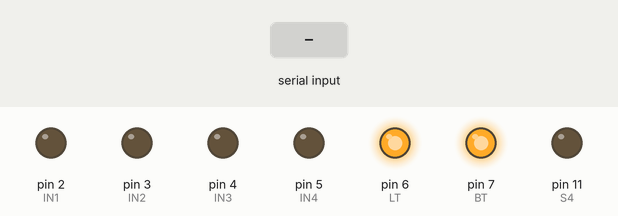
Simulated run of this sketch. Board: Arduino Uno, built with avr-gcc and run on an emulated ATmega328P. Shown: output pins drawn as LEDs (lit = HIGH). Dashed ring = blinking. Inputs (shaded band) come from the test bench. Pins used as bus, display or sensor lines are not drawn.

Above: at 1.2 s.
1.3 s: "90,45\n" received over Serial
At 2.9 s:
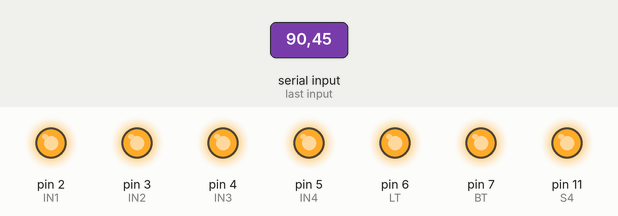
4.3 s: "30,150\n" received over Serial
At 4.95 s:
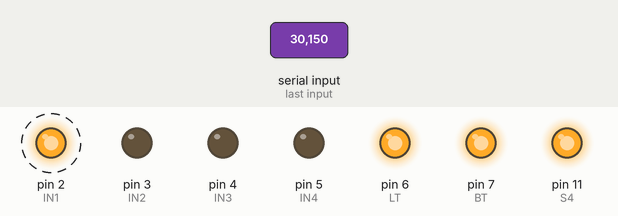
7.3 s: "90\n" received over Serial
At 7.85 s:
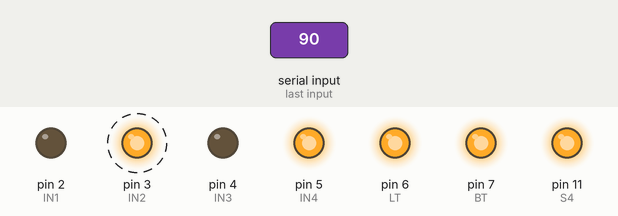
8.9 s: "200\n" received over Serial
At 9.4 s:
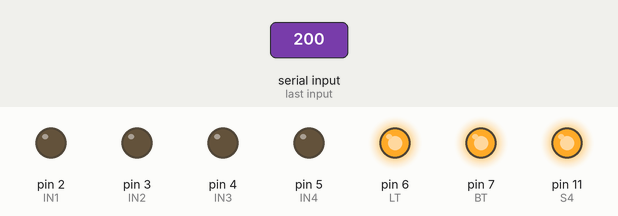
Timing chart, 0 to 11.5 s (numbered marks = the images above; inputs shaded):
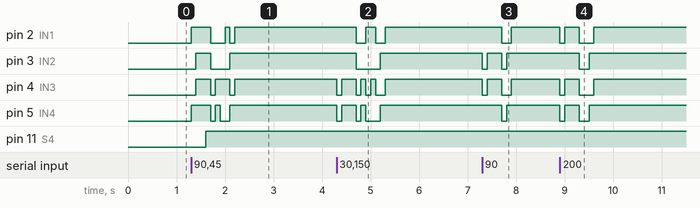

Measured:
- after the input at 1.3 s, pin 2 (IN1): goes HIGH 0.40 s, LOW 0.30 s, HIGH 0.10 s, LOW 0.10 s, then HIGH, starting at once; pin 3 (IN2): LOW → HIGH after 0.10 s, → LOW 0.30 s later, → HIGH 0.40 s later
- after the input at 4.3 s, pin 2 (IN1): alternates HIGH for 0.20 s and LOW for 0.20 s, 4 changes in all, then stays HIGH, starting after 0.40 s; pin 3 (IN2): HIGH → LOW after 0.40 s, → HIGH 0.50 s later
- after the input at 7.3 s, pin 2 (IN1): HIGH → LOW after 0.40 s, → HIGH 0.20 s later; pin 3 (IN2): alternates HIGH for 0.30 s and LOW for 0.10 s, 4 changes in all, then stays HIGH, starting at once; pin 4 (IN3): HIGH → LOW at once, → HIGH 0.10 s later, → LOW 0.30 s later, → HIGH 0.20 s later; pin 5 (IN4): HIGH → LOW after 0.40 s, → HIGH 0.10 s later
- after the input at 8.9 s, pin 2 (IN1), pin 4 (IN3): HIGH → LOW at once, → HIGH 0.10 s later, → LOW 0.30 s later, → HIGH 0.30 s later; pin 3 (IN2): HIGH → LOW after 0.40 s, → HIGH 0.20 s later; pin 5 (IN4): HIGH → LOW at once, → HIGH 0.10 s later, → LOW 0.30 s later, → HIGH 0.20 s later

The sketch:

item2.ino
```cpp
#define IN1 2
#define IN2 3
#define IN3 4
#define IN4 5

#define S1 8
#define S2 9
#define S3 10
#define S4 11

#define LT 6
#define BT 7
void setup()
{
  pinMode(IN1, OUTPUT);//输入1
  pinMode(IN2, OUTPUT);//输入2
  pinMode(IN3, OUTPUT);//输入3
  pinMode(IN4, OUTPUT);//输入4
  pinMode(S1, OUTPUT);//片选1
  pinMode(S2, OUTPUT);//片选2
  pinMode(S3, OUTPUT);//片选3
  pinMode(S4, OUTPUT);//片选4

 pinMode(LT,OUTPUT);//测试
 pinMode(BT,OUTPUT);//消隐

  digitalWrite(LT,HIGH);
  digitalWrite(BT,HIGH);
  Serial.begin(9600);

/* digitalWrite(S1,HIGH);
  digitalWrite(S2,HIGH);
  digitalWrite(S3,HIGH);
  digitalWrite(S4,HIGH);

  digitalWrite(S1,LOW);
  digitalWrite(IN1,HIGH);
  digitalWrite(IN2,LOW);
  digitalWrite(IN3,LOW);
  digitalWrite(IN4,LOW);
  digitalWrite(S1,HIGH);

    digitalWrite(S2,LOW);
  digitalWrite(IN1,LOW);
  digitalWrite(IN2,HIGH);
  digitalWrite(IN3,LOW);
  digitalWrite(IN4,LOW);
  digitalWrite(S2,HIGH);

    digitalWrite(S3,LOW);
  digitalWrite(IN1,HIGH);
  digitalWrite(IN2,HIGH);
  digitalWrite(IN3,LOW);
  digitalWrite(IN4,LOW);
  digitalWrite(S3,HIGH);

    digitalWrite(S4,LOW);
  digitalWrite(IN1,LOW);
  digitalWrite(IN2,LOW);
  digitalWrite(IN3,HIGH);
  digitalWrite(IN4,LOW);
  digitalWrite(S4,HIGH);*/
}
/* income1=0;
byte income2=0;
byte income3=0;
byte income4=0;*/
void loop()
{
    if(Serial.available()>0)
  {
  byte  income1=Serial.read();
  byte  income2=Serial.read();
  byte  income3=Serial.read();
  byte  income4=Serial.read();

    income1=income1-'0';
    income2=income2-'0';
    income3=income3-'0';
    income4=income4-'0';

    digitalWrite(S1,LOW);
    digitalWrite(IN1,income1&0x1);
    digitalWrite(IN2,(income1>>1)&0x1);
    digitalWrite(IN3,(income1>>2)&0x1);
    digitalWrite(IN4,(income1>>3)&0x1);
    digitalWrite(S1,HIGH);
    delay(100);


    digitalWrite(S2,LOW);
    digitalWrite(IN1,income2&0x1);
    digitalWrite(IN2,(income2>>1)&0x1);
    digitalWrite(IN3,(income2>>2)&0x1);
    digitalWrite(IN4,(income2>>3)&0x1);
    digitalWrite(S2,HIGH);
    delay(100);

    digitalWrite(S3,LOW);
    digitalWrite(IN1,income3&0x1);
    digitalWrite(IN2,(income3>>1)&0x1);
    digitalWrite(IN3,(income3>>2)&0x1);
    digitalWrite(IN4,(income3>>3)&0x1);
    digitalWrite(S3,HIGH);
    delay(100);

    digitalWrite(S4,LOW);
    digitalWrite(IN1,income4&0x1);
    digitalWrite(IN2,(income4>>1)&0x1);
    digitalWrite(IN3,(income4>>2)&0x1);
    digitalWrite(IN4,(income4>>3)&0x1);
    digitalWrite(S4,HIGH);
    delay(100);
  }
}
```
